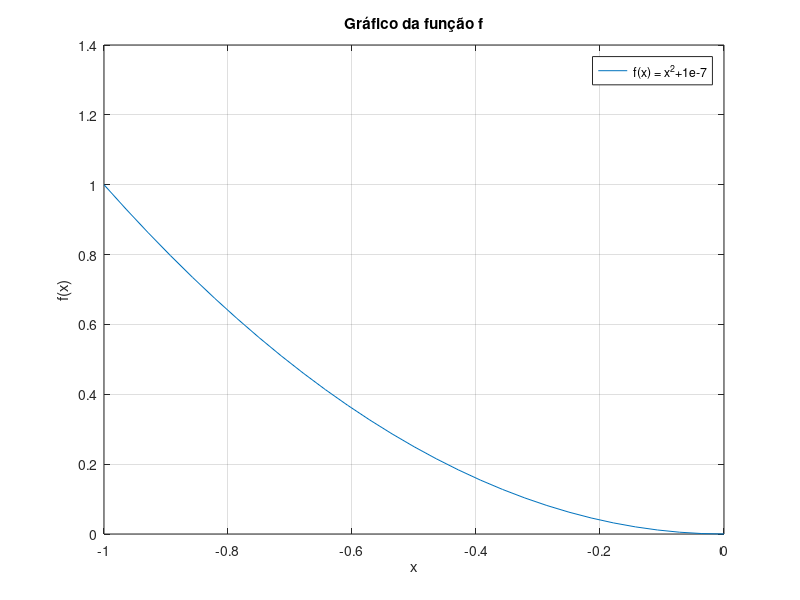

Source code (MATLAB): (Note: this script raises an error after producing the figure.)
% Função
f = @(x)(x^2+1e-7);
% Intervalo
a=-1; b = 0; 
x0 = (a + b)/2;
%Gráfico da função 
figure
fplot(f, [a, b]);
xlabel('x');
ylabel('f(x)');
legend('f(x) = x^2+1e-7');
title('Gráfico da função f');
grid on;
print -dpng -r400 graficoFq4.png


% Cálculo das raízes
%
% Zero do MATLAB
%[X,FVAL,EXITFLAG,OUTPUT]=fzero(f,[a,b]);
fprintf('fzero\n');
fprintf('<indefinido>\n');
%fprintf('Raiz: %f, Iterações: %d, Valor da raiz: %f\n', X, OUTPUT.iterations, f(X));
%OUTPUT.algorithm
% Bissecção 
[r, n] = Bisseccao(f, a, b, 10^-4, 1000);
fprintf('Bisseccao\n');
fprintf('Raiz: %f, Iterações: %d, Valor da raiz: %f\n', r, n, f(r));
% Newton Raphson
proverDerivada = 0;
df = 0;
[r, n] = NewtonRaphson(f, proverDerivada, df, x0, 10^-4, 1000);
fprintf('Newton Raphson\n');
fprintf('Raiz: %f, Iterações: %d, Valor da raiz: %f\n', r, n, f(r));
% Secante
[r, n] = SecanteVisual(f, a, b, 10^-4, 1000);
fprintf('Secante\n');
fprintf('Raiz: %f, Iterações: %d, Valor da raiz: %f\n', r, n, f(r));











